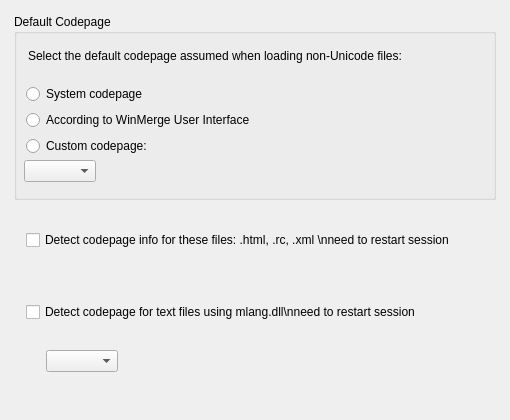
<?xml version="1.0" encoding="UTF-8"?>
<ui version="4.0">
 <class>QPropCodepage</class>
 <widget class="QDialog" name="QPropCodepage">
  <property name="geometry">
   <rect>
    <x>0</x>
    <y>0</y>
    <width>510</width>
    <height>420</height>
   </rect>
  </property>
  <property name="windowTitle">
   <string>Codepage</string>
  </property>
  <widget class="QGroupBox" name="IDC_STATIC_CODEPAGE_GROUP">
   <property name="geometry">
    <rect>
     <x>14</x>
     <y>14</y>
     <width>482</width>
     <height>186</height>
    </rect>
   </property>
   <property name="title">
    <string>Default Codepage</string>
   </property>
   <widget class="QLabel" name="IDC_STATIC_CODEPAGE">
    <property name="geometry">
     <rect>
      <x>14</x>
      <y>22</y>
      <width>456</width>
      <height>40</height>
     </rect>
    </property>
    <property name="inputMethodHints">
     <set>Qt::ImhMultiLine</set>
    </property>
    <property name="text">
     <string>Select the default codepage assumed when loading non-Unicode files:</string>
    </property>
    <property name="wordWrap">
     <bool>true</bool>
    </property>
   </widget>
   <widget class="QRadioButton" name="IDC_CP_SYSTEM">
    <property name="geometry">
     <rect>
      <x>12</x>
      <y>70</y>
      <width>460</width>
      <height>20</height>
     </rect>
    </property>
    <property name="text">
     <string>System codepage</string>
    </property>
   </widget>
   <widget class="QRadioButton" name="IDC_CP_UI">
    <property name="geometry">
     <rect>
      <x>12</x>
      <y>96</y>
      <width>460</width>
      <height>20</height>
     </rect>
    </property>
    <property name="text">
     <string>According to WinMerge User Interface</string>
    </property>
   </widget>
   <widget class="QRadioButton" name="IDC_CP_CUSTOM">
    <property name="geometry">
     <rect>
      <x>12</x>
      <y>122</y>
      <width>240</width>
      <height>20</height>
     </rect>
    </property>
    <property name="text">
     <string>Custom codepage:</string>
    </property>
   </widget>
   <widget class="QComboBox" name="IDC_CUSTOM_CP_NUMBER">
    <property name="geometry">
     <rect>
      <x>10</x>
      <y>146</y>
      <width>75</width>
      <height>33</height>
     </rect>
    </property>
    <property name="sizeAdjustPolicy">
     <enum>QComboBox::AdjustToContents</enum>
    </property>
   </widget>
  </widget>
  <widget class="QCheckBox" name="IDC_DETECT_CODEPAGE">
   <property name="geometry">
    <rect>
     <x>26</x>
     <y>210</y>
     <width>460</width>
     <height>60</height>
    </rect>
   </property>
   <property name="text">
    <string>Detect codepage info for these files: .html, .rc, .xml \nneed to restart session</string>
   </property>
  </widget>
  <widget class="QCheckBox" name="IDC_DETECT_CODEPAGE2">
   <property name="geometry">
    <rect>
     <x>26</x>
     <y>278</y>
     <width>460</width>
     <height>68</height>
    </rect>
   </property>
   <property name="text">
    <string>Detect codepage for text files using mlang.dll\nneed to restart session</string>
   </property>
  </widget>
  <widget class="QComboBox" name="IDC_DETECT_AUTODETECTTYPE">
   <property name="geometry">
    <rect>
     <x>46</x>
     <y>350</y>
     <width>75</width>
     <height>33</height>
    </rect>
   </property>
   <property name="sizeAdjustPolicy">
    <enum>QComboBox::AdjustToContents</enum>
   </property>
  </widget>
 </widget>
 <resources/>
 <connections/>
</ui>
